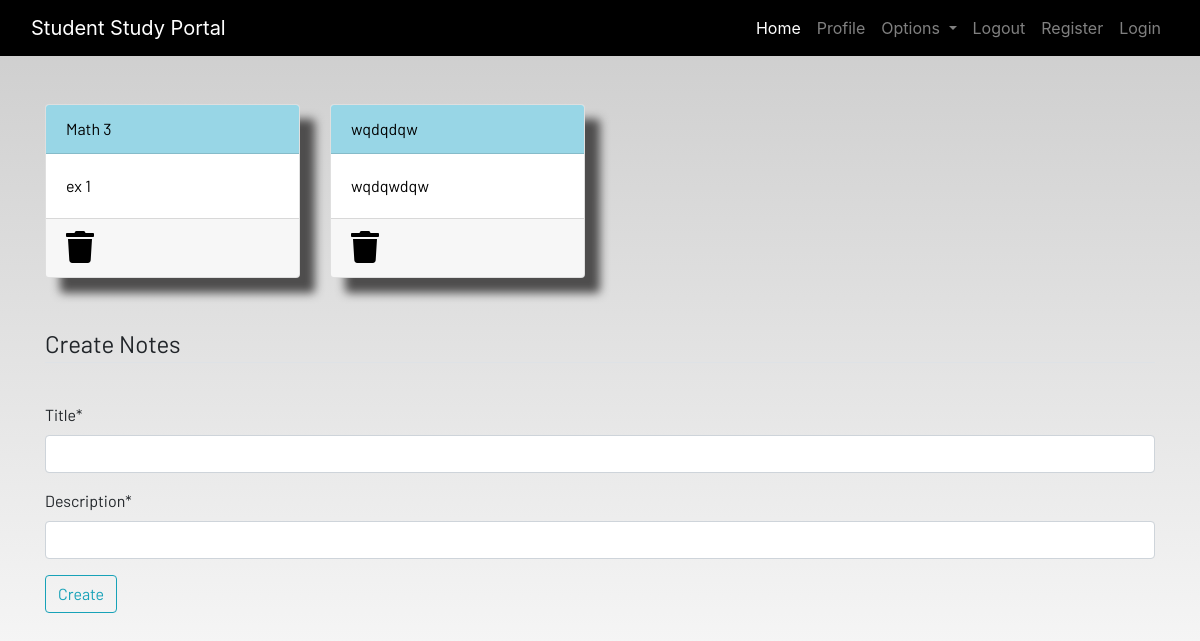
Screenshot of /notes (signed in) with the database file from the repository.
### dashboard/models.py (models this page shows, shortened)
class Notes(models.Model):
 user=models.ForeignKey(User, on_delete=models.CASCADE)
 title = models.CharField(max_length=45)
 description = models.CharField(max_length=500)
 class Meta:
   verbose_name = "notes"
   verbose_name_plural ="notes"

### dashboard/views.py (the view)
# urls.py: path('notes', views.notes,name='notes'),
def notes(request):
     if request.method == "POST":
        form = NotesForm(request.POST)
        if form.is_valid():
             notes=Notes(user=request.user,title=request.POST['title'],description=request.POST['description'])
             notes.save()
             messages.success(request,f"Notes Added from{request.user.username}Successfully!")
     else:
          form = NotesForm()
     notes=Notes.objects.filter(user=request.user)
     context={'notes':notes,'form':form}
     return render(request,'dashboard/notes.html',context)

### dashboard/forms.py
class NotesForm(forms.ModelForm):
      class Meta:
        model= Notes
        fields=['title','description']

### dashboard/templates/dashboard/notes.html (shortened to what this page needs)
{% extends 'dashboard/base.html' %}
{% load static %}
{% load crispy_forms_tags %}
{% block content %}
<div class="container">
    <div class="row">
        {% for note  in notes %}
        <div class="col-md-3">
            <a href="{% url 'notes-detail' note.id %}">
                <div class="card">
                    <div class="card-header">{{note.title}}</div>
                    <div class="card-body">{{note.description|slice:"0:100"}}</div>
                    <div class="card-footer mt-auto "><a href="{% url 'delete_note' note.id %}">
                        <i class="fa fa-trash fa-2x"></i></a>
                    </div>
                </div>
            </a>
        </div>
        {% endfor %}
        <br><br>
    </div>
</div>
<br><br>
<div class="container">
    <form method="POST">
        <fieldset class="form-group">
            <legend class="border-bottom mb-4">Create Notes</legend>
        </fieldset>
        {{form |crispy}}
        <div class="form-group">
            <button href="" class="btn btn-outline-info" type="submit">
                Create
            </button>
        </div>
    </form>
</div>
{% endblock content %}

### static/css/main.css (style rules this page uses)
html { scroll-behavior: smooth; height: 100%; width: 100%; }
.card { box-shadow: 15px 15px 10px rgb(78, 77, 77); }
a { text-decoration: none !important; color: black; }
.card-header { color: black !important; background: rgb(152, 214, 230) !important; transition: 0.3s ease-in; }
html, body { max-width: 100%; overflow-x: hidden; height: 100%; width: 100%; }
body { background: linear-gradient(rgba(0, 0, 0, 0.2), rgba(255, 255, 255, 0.5)); overflow-x: hidden; background-repeat: no-repeat; }
.card-header { background-color: rgb(133, 204, 231); }
.col-md-3 .card { width: 100%; height: 100%; }
.fa { color: black; }

### rows the page displays
Notes: title "Math 3", description "ex 1"
Notes: title "wqdqdqw", description "wqdqwdqw"
